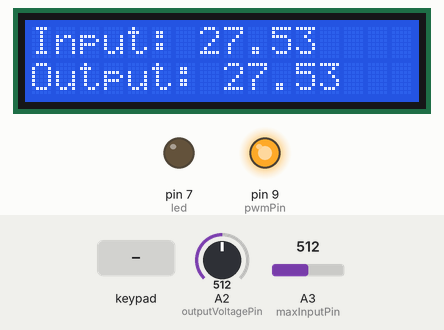
This sketch was run on a simulated Arduino Uno, built with avr-gcc and run on an emulated ATmega328P. On the bench: 16×2 character LCD, output pins drawn as LEDs (lit = HIGH). The test bench sets the inputs (shaded band); at power-on: A2 (outputVoltagePin) = 512, A3 (maxInputPin) = 512.

Above: at 1.1 s.
At 3.4 s:
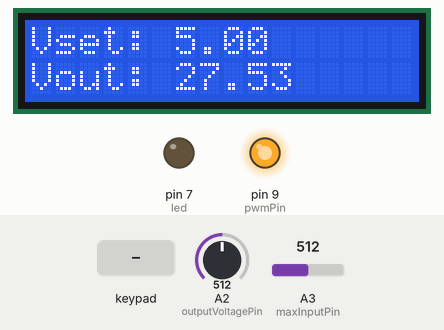
3.5 s: keypad keys 1 0 1 1 1 2 1 3 # pressed 0.4 s apart
At 8.2 s:
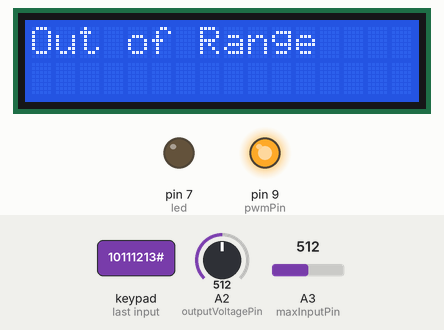
10.1 s: A2 (outputVoltagePin) set to 100
At 11.4 s:
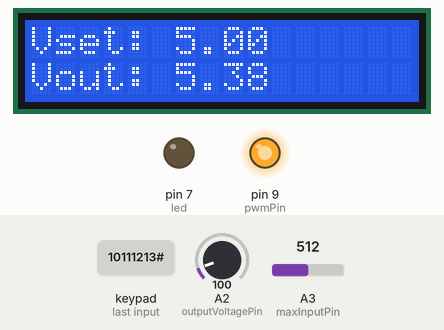
12.2 s: A2 (outputVoltagePin) set to 83
At 12.95 s:
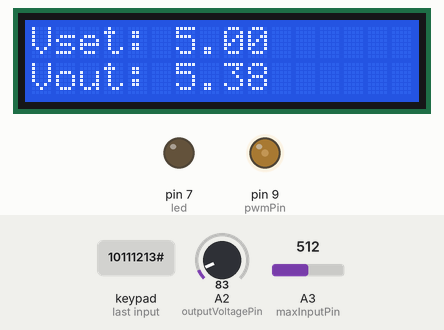
Timing chart, 0 to 14.1 s (numbered marks = the images above; inputs shaded):
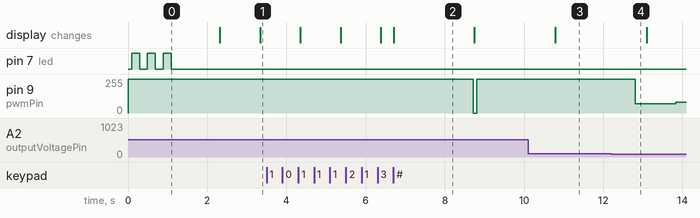

The sketch:

variable_power_supply.ino
```cpp
#include <Wire.h>
#include <LiquidCrystal_I2C.h>
#include <Keypad.h>

#define led 7

const int maxInputPin = A3;
const int outputVoltagePin = A2;
const float VoltageDividerRatio = 11.0;

LiquidCrystal_I2C lcd(0x27, 16, 2);

const byte ROWS = 4;
const byte COLS = 3;
char keys[ROWS][COLS] = {
  {'1', '2', '3'},
  {'4', '5', '6'},
  {'7', '8', '9'},
  {'*', '0', '#'}
};
byte rowPins[ROWS] = {10, 11, 12, 13};
byte colPins[COLS] = {4, 3, 2};

Keypad keypad = Keypad(makeKeymap(keys), rowPins, colPins, ROWS, COLS);


const int pwmPin = 9;
unsigned int pwmDutyCycle = 254;

const unsigned long displayRefreshInterval = 1000;

unsigned long lastDisplayUpdate = 0;

float maxInputVoltage = 0.0;
float outputVoltage = 0.0;
bool settingVoltage = false;
String enteredVoltage = "";

float desiredVoltage = 5.0;

void setup() {
  pinMode(pwmPin, OUTPUT);
  TCCR1B = TCCR1B & B11111000 | B00000001;
  analogWrite(pwmPin, pwmDutyCycle);
  lcd.init();
  lcd.backlight();

  Serial.begin(9600);
  pinMode(led, 1);

  lcd.clear();
  lcd.print("Input: ");
  lcd.print(readMaxInputVoltage());
  lcd.setCursor(0, 1);
  lcd.print("Output: ");
  lcd.print(readOutputVoltage());

  for (int i = 0; i < 3; i++)
  {
    digitalWrite(led, 1);
    delay(200);
    digitalWrite(led, 0);
    delay(200);
  }
  delay(1000);
}

void loop() {
  char key = keypad.getKey();
  if (key != NO_KEY) {
    handleKeypadInput(key);
  }
  if (settingVoltage) {
    updateDisplay(1);
  }
  else {
    updateDisplay(0);
  }
  adjustOutput();
}

void handleKeypadInput(char key) {
  if (key == '#') {
    if (enteredVoltage.length() > 0) {
      desiredVoltage = enteredVoltage.toFloat();
      maxInputVoltage = readMaxInputVoltage();
      if (desiredVoltage <= maxInputVoltage) {
        settingVoltage = false;
        if(desiredVoltage <= 5.0)
        {
          desiredVoltage = 5.0;
        }
        pwmDutyCycle = map(desiredVoltage, 0, maxInputVoltage, 0, 255);
        analogWrite(pwmPin, pwmDutyCycle);
        enteredVoltage = "";
      } else {
        lcd.clear();
        lcd.print("Out of Range");
        delay(2000);
        settingVoltage = false;
        enteredVoltage = "";
        pwmDutyCycle = 0;
        desiredVoltage = 5.0;
        analogWrite(pwmPin, pwmDutyCycle);
      }
    }
  } else if (key == '*') {
    pwmDutyCycle = 254;
    analogWrite(pwmPin, pwmDutyCycle);
    enteredVoltage += ".";
  } else if (isdigit(key)) {
    pwmDutyCycle = 254;
    analogWrite(pwmPin, pwmDutyCycle);
    settingVoltage = true;
    enteredVoltage += key;

  }
}

void updateDisplay(int mode) {
  if (millis() - lastDisplayUpdate >= displayRefreshInterval) {
    if (mode == 0)
    {
      lcd.clear();
      lcd.setCursor(0, 0);
      lcd.print("Vset: ");
      lcd.print(desiredVoltage);
      lcd.setCursor(0, 1);
      lcd.print("Vout: ");
      lcd.print(outputVoltage);
    }
    else if (mode == 1)
    {
      lcd.clear();
      lcd.print("Input:");
      lcd.setCursor(0, 1);
      lcd.print(enteredVoltage);
    }
    lastDisplayUpdate = millis();
  }
}

void adjustOutput()
{
  outputVoltage = readOutputVoltage();
  if (outputVoltage < desiredVoltage)
  {
    pwmDutyCycle--;
    pwmDutyCycle = constrain(pwmDutyCycle, 0, 254);
    analogWrite(pwmPin, pwmDutyCycle);
  }
  else if (outputVoltage > desiredVoltage)
  {
    pwmDutyCycle++;
    pwmDutyCycle = constrain(pwmDutyCycle, 0, 254);
    analogWrite(pwmPin, pwmDutyCycle);
  }
}

float readOutputVoltage()
{
  int rawValue = analogRead(outputVoltagePin);
  return ((float)rawValue / 1023.0) * 5.0 * VoltageDividerRatio;
}

float readMaxInputVoltage() {
  int rawValue = analogRead(maxInputPin);
  return ((float)rawValue / 1023.0) * 5.0 * VoltageDividerRatio;
}
```

Measured:
- the behaviour switches between 93 and 92 on A2 (outputVoltagePin) (found by bisection; images 3 and 4)
- after the input at 3.5 s, pin 9 (pwmPin): 254/255 → 0/255 after 5.2 s, → 254/255 0.09 s later; the display: first changes after 0.85 s (image 2 shows a later state)
- after the input at 10.1 s, the display: changes after 0.69 s (image 3)
- after the input at 12.2 s, pin 9 (pwmPin): 254/255 → 68/255 after 0.61 s, → 79/255 1.0 s later
- what the display in image 2 shows lasts 2.0 s, from 6.7 s to 8.7 s
